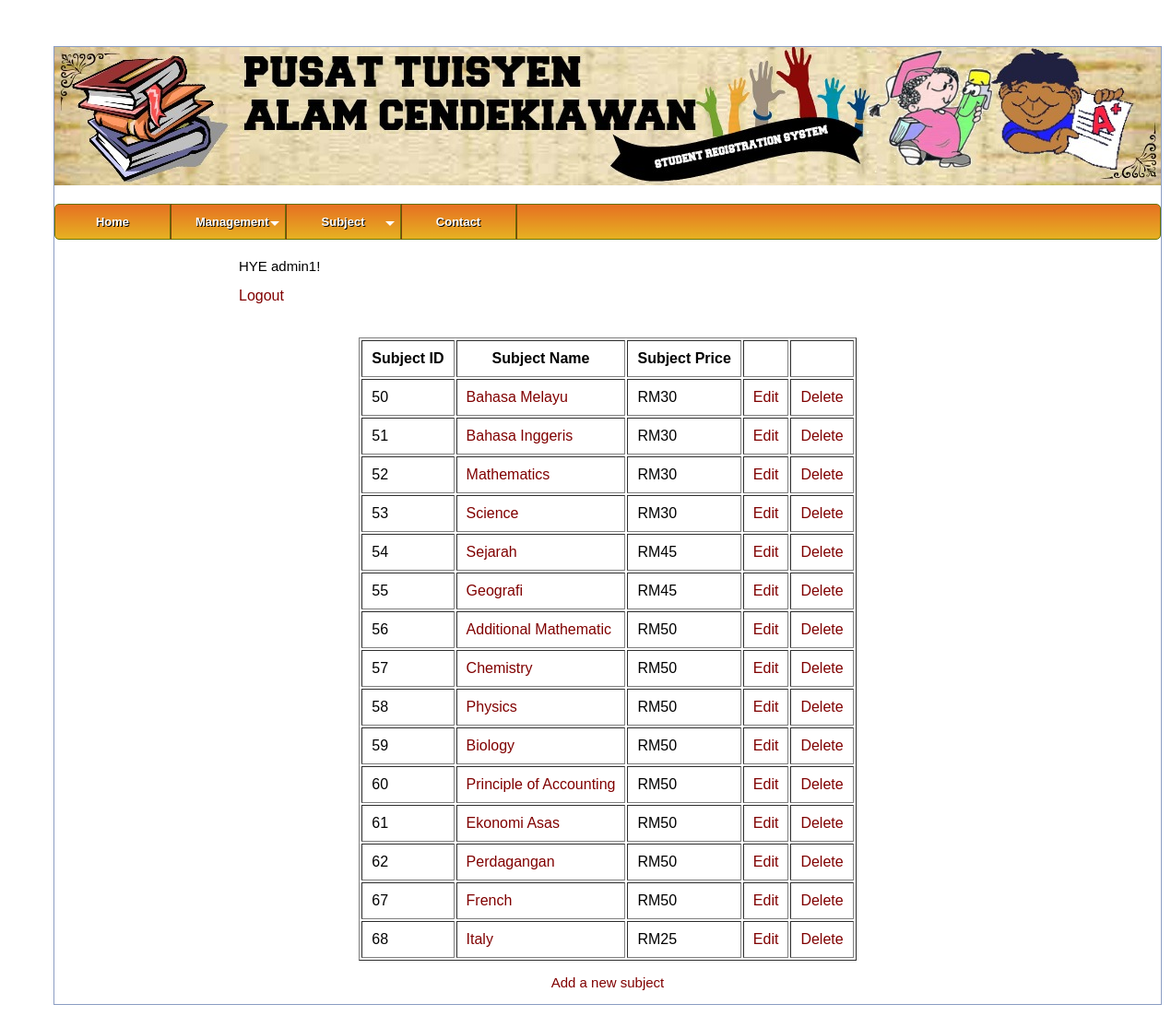
The app's page /subject.php (signed in) with its own data.
### tables this page shows
CREATE TABLE `subject` (
  `id` int(8) NOT NULL,
  `sub_name` text NOT NULL,
  `sub_price` text NOT NULL
);

### subject.php (the view, shortened to what this page needs)
<html>
<head>
<link rel = "stylesheet" type = "text/css" href = "css/cssmenu.css">
		<link rel="stylesheet" href="css/style.css" />
</head>
<body>
			<div id='body_wrapper'>
			<div id='header'></div>
			<div id='cssmenu'>
<ul>
   <li><a href='index.php'><span>Home</span></a></li>
   <?php
   if($_SESSION['username']==='admin1'){
   	echo "<li class='has-sub'><a href='#'><span>Management </span></a>
      <ul>
         <li><a href='insert.php'><span>Register</span></a></li>
         <li class='last'><a href='view.php'><span>Record List</span></a></li>
      </ul>
   </li>
   <li class='has-sub'><a href='#'><span>Subject</span></a>
	<ul>
		<li><a href='add subject.php'><span>Register New Subject</span></a></li>
		<li class='last'><a href='subject.php'><span>Subject List</span></a></li>
	</ul>
	</li>
   ";
   }
   else{
   	echo "<li><a href='edit.php?id=".$_SESSION['id']."'><span>Subject </span></a></li>
   <li><a href='referrer.php?id=".$_SESSION['id']."'><span>Record</span></a></li>
   ";
   }
   ?>
   <li><a href='contact.php'><span>Contact</span></a></li>
</ul></div>
<div class="form">
<p>HYE <?php echo $_SESSION['username']; ?>!</p>
<a href="logout.php">Logout</a>
<center><br><br><center>
<div class = "form">
<?php
include('connect-db.php');
$sel_query="Select * from subject ORDER BY id";
$result = mysqli_query($connection, $sel_query);
echo "<table border='1' cellpadding='10' alligment='center'>";
echo "<tr > <th>Subject ID</th> <th>Subject Name</th> <th>Subject Price</th> <th></th> <th></th></tr>";
while($row = mysqli_fetch_array( $result )) {
echo "<tr>";
echo '<td>' . $row['id'] . '</td>';
echo '<td><a href="view_subject.php?id=' . $row['id'] . '">'. $row['sub_name'] .'</a></td>';
echo '<td>' . $row['sub_price'] . '</td>';
echo '<td><a href="editsub.php?id=' . $row['id'] . '">Edit</a></td>';
echo '<td><a href="dsub.php?id=' . $row['id'] . '">Delete</a></td>';
echo "</tr>";
}
echo "</table>";
?>
<p><a href="add subject.php">Add a new subject</a></p>
</body>
</html>

### css/cssmenu.css (style rules this page uses)
#cssmenu { height:37px; display:block; padding:0; border:1px solid; border-radius:5px; margin-top: 20px; margin-right: auto; margin-bottom: 20px; margin-left: auto; }
#cssmenu > ul { list-style:inside none; padding:0; margin:0; }
#cssmenu > ul > li { list-style:inside none; padding:0; margin:0; float:left; display:block; position:relative; }
#cssmenu > ul > li > a { outline:none; display:block; position:relative; padding:12px 27px; font:bold 13px/100% Arial, Helvetica, sans-serif; text-align:center; text-decoration:none; text-shadow:1px 1px 0 rgba(0,0,0, 1); width:70px; }
#cssmenu > ul > li:first-child > a { border-radius:5px 0 0 5px; }
#cssmenu > ul > li > a:after { content:''; position:absolute; border-right:1px solid; top:-1px; bottom:-1px; right:-2px; z-index:99; }
#cssmenu > ul > li.has-sub > a:before { content:''; position:absolute; top:18px; right:6px; border:5px solid transparent; border-top:5px solid #fff; }
#cssmenu, #cssmenu > ul > li > ul > li a:hover { background:#7a420d; background:-moz-linear-gradient(top, #e67022 0%, #e6b122 100%); background:-webkit-gradient(linear, left top, left bottom, color-stop(0%,#FFEE4D), color-stop(100%,#e6b122)); background:-webkit-linear-gradient(top, #e67022 0%,#e6b122 100%); background:-o-linear-gradient(top, #e67022 0%,#e6b122 100%); background:-ms-linear-gradient(top, #e67022 0%,#e6b122 100%); background:linear-gradient(top, #e67022 0%,#e6b122 100%); filter:progid:DXImageTransform.Microsoft.gradient( startColorstr='#F8EC14', endColorstr='#0FEC6C',GradientType=0 ); }
#cssmenu { border-color:#647306; }
#cssmenu > ul > li > a { border-right:1px solid #647306; color:#fff; }
#cssmenu > ul > li > a:after { border-color:#7a420d; }
a:link { text-decoration:none; color:#FC3 }

### css/style.css (style rules this page uses)
body { font-family:Arial, Sans-Serif; }
a { color:#800000; text-decoration:none; }
.form { width: 800px; margin: 0 auto; }

### subject.php (style rules this page uses)
#body_wrapper { background-color: white; width: 1200px; margin: 50px; border:1px solid #8b9dc3 }
#header { background-image: url("img/header.jpg"); width:1200px; height:150px; }
p { font-size: 15px; }

### records on screen
subject: id "50", sub_name "Bahasa Melayu", sub_price "RM30"
subject: id "51", sub_name "Bahasa Inggeris", sub_price "RM30"
subject: id "52", sub_name "Mathematics", sub_price "RM30"
subject: id "53", sub_name "Science", sub_price "RM30"
subject: id "54", sub_name "Sejarah", sub_price "RM45"
subject: id "55", sub_name "Geografi", sub_price "RM45"
subject: id "56", sub_name "Additional Mathematic", sub_price "RM50"
subject: id "57", sub_name "Chemistry", sub_price "RM50"
subject: id "58", sub_name "Physics", sub_price "RM50"
subject: id "59", sub_name "Biology", sub_price "RM50"
subject: id "60", sub_name "Principle of Accounting", sub_price "RM50"
subject: id "61", sub_name "Ekonomi Asas", sub_price "RM50"
subject: id "62", sub_name "Perdagangan", sub_price "RM50"
subject: id "67", sub_name "French", sub_price "RM50"
subject: id "68", sub_name "Italy", sub_price "RM25"

### other values on screen
$_SESSION['username'] "admin1"
